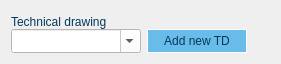
     <widget class="QWidget" name="layoutWidget">
      <property name="geometry">
       <rect>
        <x>10</x>
        <y>10</y>
        <width>281</width>
        <height>46</height>
       </rect>
      </property>
      <layout class="QHBoxLayout" name="horizontalLayout_6">
       <property name="spacing">
        <number>0</number>
       </property>
       <item>
        <layout class="QVBoxLayout" name="verticalLayout_5">
         <property name="spacing">
          <number>0</number>
         </property>
         <item>
          <widget class="QLabel" name="td_label_layout">
           <property name="sizePolicy">
            <sizepolicy hsizetype="Fixed" vsizetype="Fixed">
             <horstretch>0</horstretch>
             <verstretch>0</verstretch>
            </sizepolicy>
           </property>
           <property name="minimumSize">
            <size>
             <width>0</width>
             <height>18</height>
            </size>
           </property>
           <property name="styleSheet">
            <string notr="true">font: 10pt &quot;Segoe UI&quot;; color: rgb(0, 57, 90)</string>
           </property>
           <property name="text">
            <string>Technical drawing</string>
           </property>
           <property name="alignment">
            <set>Qt::AlignBottom|Qt::AlignLeading|Qt::AlignLeft</set>
           </property>
          </widget>
         </item>
         <item>
          <widget class="QComboBox" name="technical_drawing_layout">
           <property name="enabled">
            <bool>true</bool>
           </property>
           <property name="sizePolicy">
            <sizepolicy hsizetype="Fixed" vsizetype="Fixed">
             <horstretch>0</horstretch>
             <verstretch>0</verstretch>
            </sizepolicy>
           </property>
           <property name="minimumSize">
            <size>
             <width>130</width>
             <height>24</height>
            </size>
           </property>
           <property name="styleSheet">
            <string notr="true">background-color: rgb(255, 255, 255);</string>
           </property>
           <property name="editable">
            <bool>true</bool>
           </property>
           <property name="currentText">
            <string/>
           </property>
           <property name="placeholderText">
            <string/>
           </property>
           <item>
            <property name="text">
             <string/>
            </property>
           </item>
          </widget>
         </item>
        </layout>
       </item>
       <item>
        <layout class="QVBoxLayout" name="verticalLayout_6">
         <property name="spacing">
          <number>0</number>
         </property>
         <property name="leftMargin">
          <number>6</number>
         </property>
         <item>
          <widget class="QLabel" name="td_label_4">
           <property name="sizePolicy">
            <sizepolicy hsizetype="Fixed" vsizetype="Fixed">
             <horstretch>0</horstretch>
             <verstretch>0</verstretch>
            </sizepolicy>
           </property>
           <property name="minimumSize">
            <size>
             <width>100</width>
             <height>18</height>
            </size>
           </property>
           <property name="styleSheet">
            <string notr="true">font: 10pt &quot;Segoe UI&quot;; color: rgb(0, 57, 90)</string>
           </property>
           <property name="text">
            <string/>
           </property>
           <property name="alignment">
            <set>Qt::AlignBottom|Qt::AlignLeading|Qt::AlignLeft</set>
           </property>
          </widget>
         </item>
         <item>
          <widget class="QPushButton" name="add_td_button_layout">
           <property name="enabled">
            <bool>true</bool>
           </property>
           <property name="sizePolicy">
            <sizepolicy hsizetype="Fixed" vsizetype="Fixed">
             <horstretch>0</horstretch>
             <verstretch>0</verstretch>
            </sizepolicy>
           </property>
           <property name="minimumSize">
            <size>
             <width>100</width>
             <height>24</height>
            </size>
           </property>
           <property name="styleSheet">
            <string notr="true">QPushButton {
     border: 1px solid #ffffff;
	background-color: #69BCE9;
	color: rgb(0, 57, 90)
}

QPushButton:hover {
	background-color: #AFD8F2;
	color: rgb(0, 57, 90)
}

QPushButton:pressed {
     background-color: #ffffff;
	color: rgb(0, 57, 90)
}</string>
           </property>
           <property name="text">
            <string>Add new TD</string>
           </property>
          </widget>
         </item>
        </layout>
       </item>
       <item>
        <spacer name="horizontalSpacer_6">
         <property name="orientation">
          <enum>Qt::Horizontal</enum>
         </property>
         <property name="sizeHint" stdset="0">
          <size>
           <width>40</width>
           <height>20</height>
          </size>
         </property>
        </spacer>
       </item>
      </layout>
     </widget>
